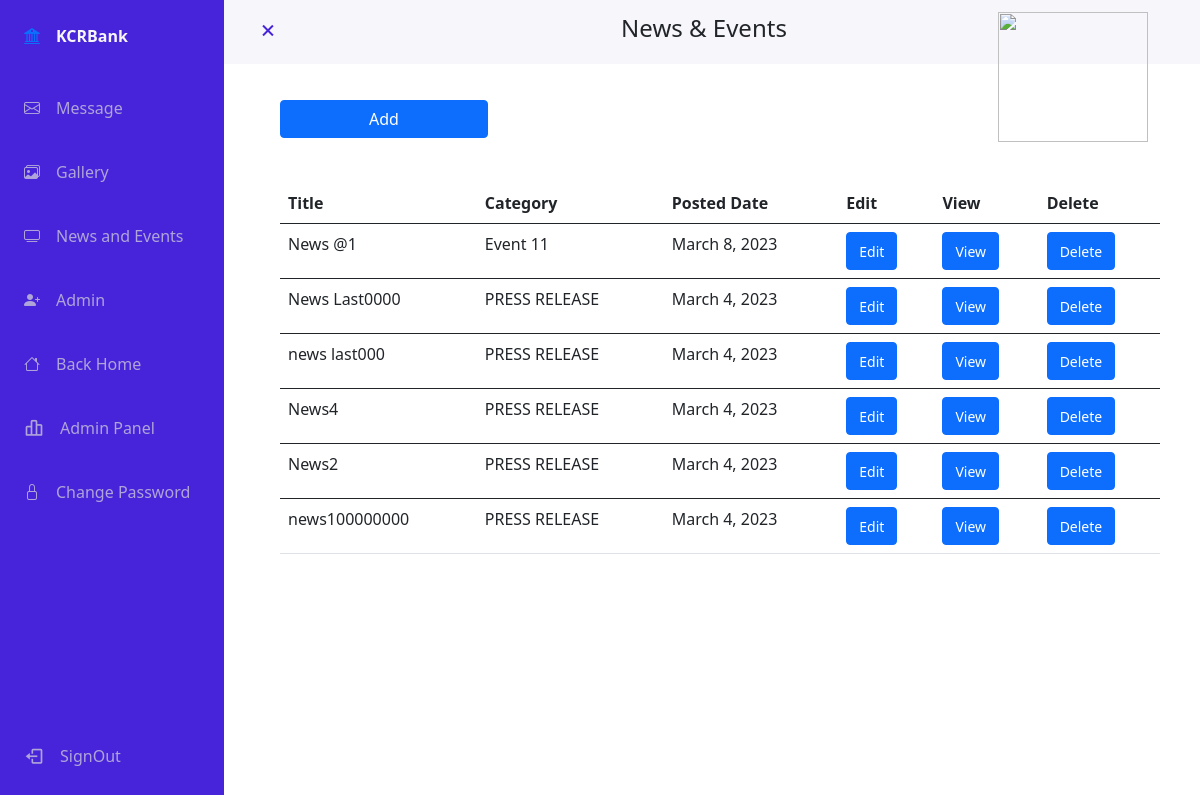
The app's page /newsview/, older data.
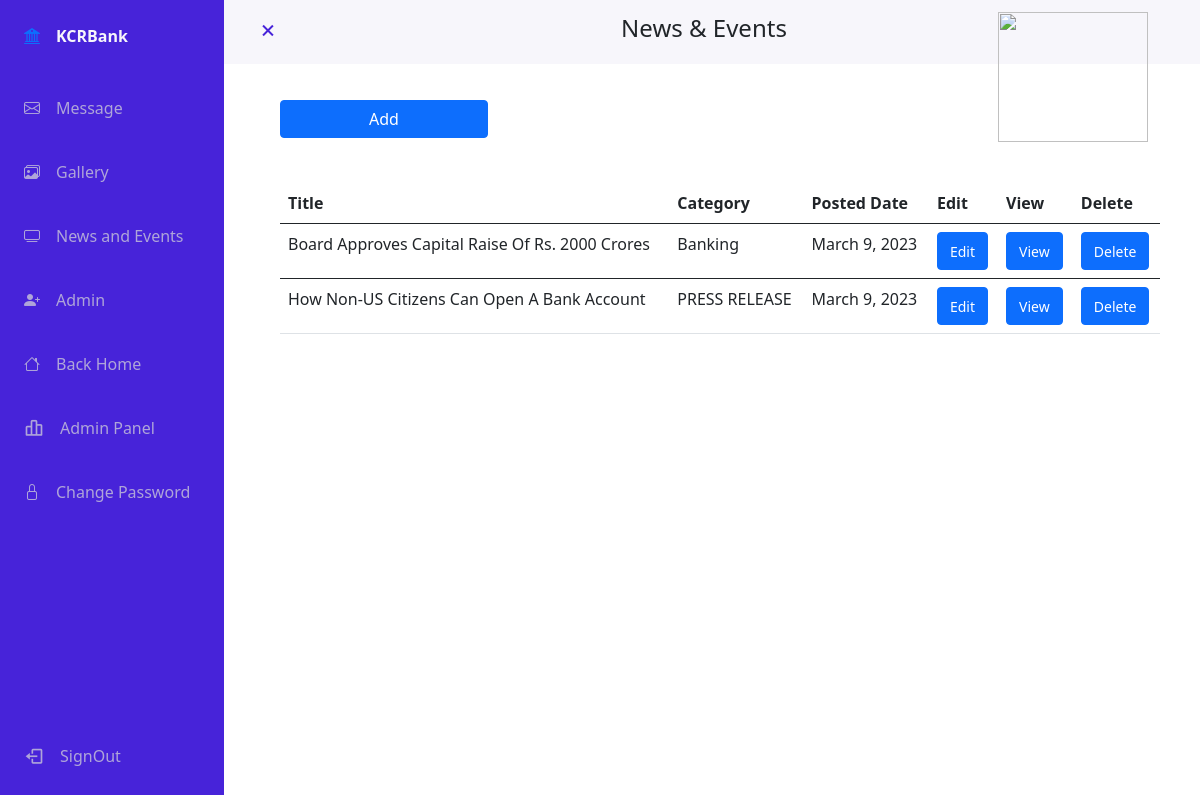
The same page, newer data.
### home/models.py (models this page shows, shortened)
class News(models.Model):
    title=models.CharField(max_length=100,blank=True,null=True)
    category=models.TextField(blank=True,null=True)
    cover=models.ImageField(upload_to="media",blank=True,null=True)
    posted_date = models.DateField( auto_now_add=True, blank=True)
    posted_time = models.TimeField( auto_now_add=True, blank=True)
    img1=models.ImageField(upload_to="media",blank=True,null=True)
    sectiontitle=models.CharField(max_length=100,blank=True,null=True)
    paragraph1=models.TextField(blank=True,null=True)
    paragraph2=models.TextField(blank=True,null=True)
    paragraph3=models.TextField(blank=True,null=True)
    paragraph4=models.TextField(blank=True,null=True)

### home/views.py (the view)
# urls.py: path('newsview/',newsview,name='newsview'),
def newsview(request):
    news=News.objects.all().order_by('-id')
    context={'news':news}
    return render(request,'admin/newsadmin.html',context)

### templates/admin/newsadmin.html (shortened to what this page needs)
{% extends 'admin/admin_home.html' %}
{% load static %}
{% block titlehead %}
News & Events
{% endblock titlehead %}
{% block contentadmin %}
<div class="container">
  <div class="row w-50 d-flex justify-content-center">
    <a href="{% url 'adminnews' %}"><button type="button" class="btn btn-primary w-50">Add</button></a>
  </div>
  {% if news %}
    <div id="contactable">
    <table class="table">
      <thead>
        <tr>
          <th scope="col">Title</th>
          <th scope="col">Category</th>
          <th scope="col">Posted Date</th>
          <th scope="col">Edit</th>
          <th scope="col">View</th>
          <th scope="col">Delete</th>
        </tr>
      </thead>
      {% for c in news %}
      <tbody>
        <tr>
          <td>{{c.title}}</td>
          <td>{{c.category}}</td>
          <td>{{c.posted_date}}</td>
          <td><a href="{% url 'editnews' c.id %}"><button type="button" class="btn btn-primary"><small>Edit</small></button></a></td>
          <td><a href="{% url 'newsingleview' c.id %}"><button type="button" class="btn btn-primary"><small>View</small></button></a></td>
          <td><a href="{% url  'deletenewssingle' c.id %}"><button type="button" class="btn btn-primary"><small>Delete</small></button></a></td>
        </tr>
      </tbody>
      {% endfor %}
    </table>
  </div>
  {% endif %}
  </div>
{% endblock contentadmin %}

Row changes from the older to the newer data that the page shows:
removed News: title "News @1", category "Event 11", posted_date "March 8, 2023"
removed News: title "News Last0000", category "PRESS RELEASE", posted_date "March 4, 2023"
removed News: title "news last000", category "PRESS RELEASE", posted_date "March 4, 2023"
removed News: title "News4", category "PRESS RELEASE", posted_date "March 4, 2023"
removed News: title "News2", category "PRESS RELEASE", posted_date "March 4, 2023"
removed News: title "news100000000", category "PRESS RELEASE", posted_date "March 4, 2023"
added News: title "Board Approves Capital Raise Of Rs. 2000 Crores", category "Banking", posted_date "March 9, 2023"
added News: title "How Non-US Citizens Can Open A Bank Account", category "PRESS RELEASE", posted_date "March 9, 2023"
